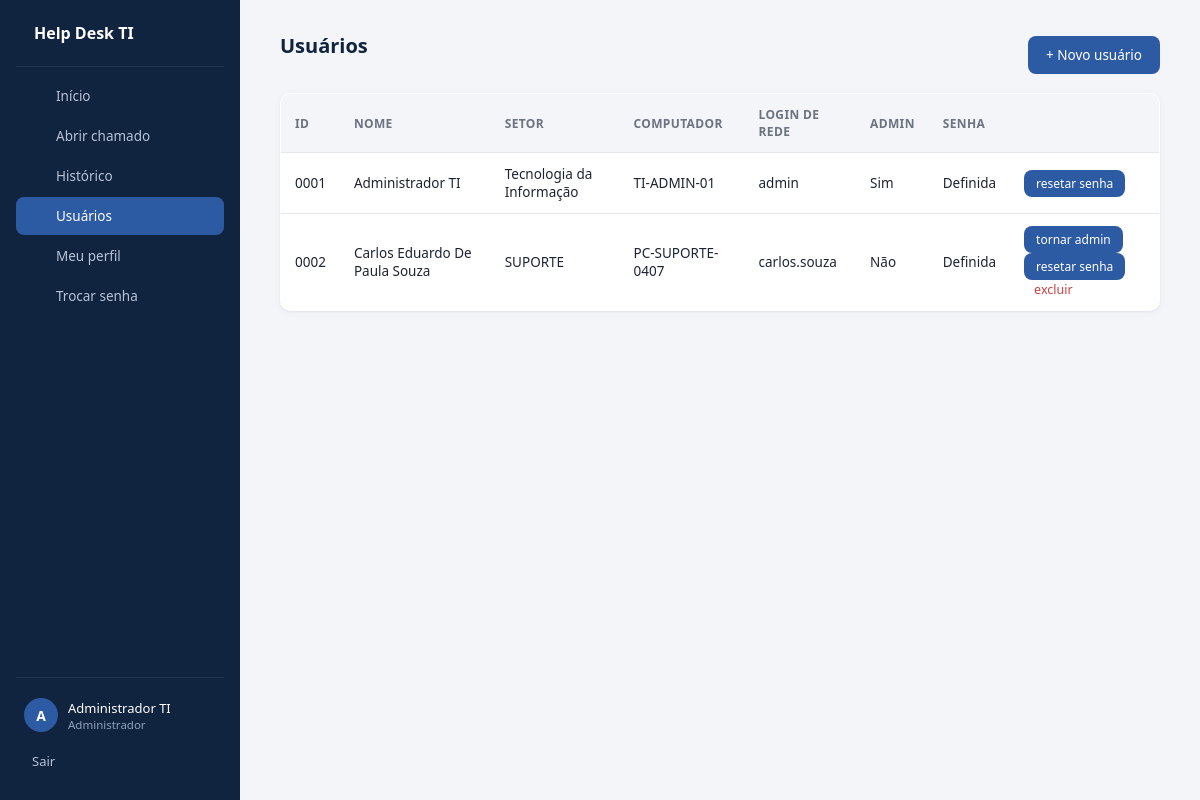
Screenshot of /admin/usuarios (signed in) with the database file from the repository.
### tables this page shows
CREATE TABLE usuarios (
            id INTEGER PRIMARY KEY AUTOINCREMENT,
            nome TEXT NOT NULL,
            id_funcional TEXT NOT NULL UNIQUE,
            computador TEXT,
            setor TEXT NOT NULL,
            senha_hash TEXT NOT NULL,
            senha_provisoria INTEGER NOT NULL DEFAULT 1,
            telefone TEXT,
            login_rede TEXT NOT NULL UNIQUE,
            is_admin INTEGER NOT NULL DEFAULT 0
        );

### app.py (the view)
@app.route("/admin/usuarios")
@login_requerido
@admin_requerido
def listar_usuarios():
    conn = get_conn()
    usuarios = conn.execute("SELECT * FROM usuarios ORDER BY nome").fetchall()
    conn.close()
    return render_template("usuarios.html", usuarios=usuarios)

### app.py (called while the page is built)
def get_conn():
    conn = sqlite3.connect(DB_PATH)
    conn.row_factory = sqlite3.Row
    return conn

def login_requerido(f):
    @wraps(f)
    def wrapper(*args, **kwargs):
        if "usuario_id" not in session:
            flash("Faça login para continuar.")
            return redirect(url_for("login"))
        return f(*args, **kwargs)
    return wrapper

def admin_requerido(f):
    @wraps(f)
    def wrapper(*args, **kwargs):
        if not session.get("is_admin"):
            flash("Acesso restrito ao administrador.")
            return redirect(url_for("dashboard"))
        return f(*args, **kwargs)
    return wrapper

### templates/usuarios.html
{% extends "base.html" %}
{% block content %}
    <div class="topo-lista">
        <h2>Usuários</h2>
        <a class="botao" href="{{ url_for('novo_usuario') }}">+ Novo usuário</a>
    </div>
    <table>
        <tr>
            <th>ID</th>
            <th>Nome</th>
            <th>Setor</th>
            <th>Computador</th>
            <th>Login de rede</th>
            <th>Admin</th>
            <th>Senha</th>
            <th></th>
        </tr>
        {% for u in usuarios %}
        <tr>
            <td>{{ u['id_funcional'] }}</td>
            <td>{{ u['nome'] }}</td>
            <td>{{ u['setor'] }}</td>
            <td>{{ u['computador'] }}</td>
            <td>{{ u['login_rede'] }}</td>
            <td>{{ 'Sim' if u['is_admin'] else 'Não' }}</td>
            <td>{{ 'Provisória' if u['senha_provisoria'] else 'Definida' }}</td>
            <td>
                {% if u['login_rede'] != 'admin' and u['id'] != session.get('usuario_id') %}
                <a class="botao-pequeno" href="{{ url_for('alternar_admin', id=u['id']) }}" onclick="return confirm('{{ 'Remover' if u['is_admin'] else 'Conceder' }} permissão de administrador para este usuário?')">{{ 'remover admin' if u['is_admin'] else 'tornar admin' }}</a>
                {% endif %}
                <a class="botao-pequeno" href="{{ url_for('resetar_senha', id=u['id']) }}" onclick="return confirm('Resetar a senha deste usuário para o padrão (1234)?')">resetar senha</a>
                {% if u['login_rede'] != 'admin' and u['id'] != session.get('usuario_id') %}
                <a class="excluir" href="{{ url_for('excluir_usuario', id=u['id']) }}" onclick="return confirm('Excluir este usuário?')">excluir</a>
                {% endif %}
            </td>
        </tr>
        {% endfor %}
    </table>
{% endblock %}

### templates/base.html (shortened to what this page needs)
<!DOCTYPE html>
<html lang="pt-br">
<head>
    <link rel="stylesheet" href="{{ url_for('static', filename='style.css') }}">
    <link rel="stylesheet" href="https://cdnjs.cloudflare.com/ajax/libs/tabler-icons/2.44.0/iconfont/tabler-icons.min.css">
</head>
<body>
    {% if session.get('usuario_id') %}
    <div class="layout">
        <aside class="sidebar">
            <div class="marca">
                <span>Help Desk TI</span>
            </div>
            <nav>
                <a href="{{ url_for('dashboard') }}" class="{{ 'ativo' if request.endpoint == 'dashboard' }}">Início</a>
                <a href="{{ url_for('novo_chamado') }}" class="{{ 'ativo' if request.endpoint == 'novo_chamado' }}">Abrir chamado</a>
                <a href="{{ url_for('historico') }}" class="{{ 'ativo' if request.endpoint == 'historico' }}">Histórico</a>
                {% if session.get('is_admin') %}
                <a href="{{ url_for('listar_usuarios') }}" class="{{ 'ativo' if request.endpoint in ['listar_usuarios','novo_usuario'] }}">Usuários</a>
                {% endif %}
                <a href="{{ url_for('perfil') }}" class="{{ 'ativo' if request.endpoint == 'perfil' }}">Meu perfil</a>
                <a href="{{ url_for('trocar_senha') }}" class="{{ 'ativo' if request.endpoint == 'trocar_senha' }}">Trocar senha</a>
            </nav>
            <div class="sidebar-rodape">
                <div class="usuario-card">
                    <div class="avatar">{{ session.get('nome', '?')[0]|upper }}</div>
                    <div>
                        <div class="usuario-nome">{{ session.get('nome') }}</div>
                        <div class="usuario-papel">{{ 'Administrador' if session.get('is_admin') else 'Usuário' }}</div>
                    </div>
                </div>
                <a href="{{ url_for('logout') }}" class="sair">Sair</a>
            </div>
        </aside>
        <main>
            {% block content %}{% endblock %}
        </main>
    </div>
    {% else %}
        {% block content_bare %}{% endblock %}
    {% endif %}
</body>
</html>

### static/style.css (style rules this page uses)
* { box-sizing: border-box; margin: 0; padding: 0; }
:root { --azul-900: #10233f; --azul-800: #16305a; --azul-600: #2d5ba3; --azul-100: #e8f0fc; --fundo: #f3f5f9; --texto: #1c2433; --texto-suave: #6b7280; --borda: #e3e6ec; --branco: #ffffff; --verde: #1a9e6b; --verde-bg: #e5f7ef; --laranja: #d97a1f; --laranja-bg: #fdf0e2; --cinza-bg: #eef0f3; --cinza-texto: #5b6270; --vermelho: #c94141; --raio: 10px; --sombra: 0 1px 2px rgba(16, 35, 63, 0.06), 0 1px 8px rgba(16, 35, 63, 0.04); }
body { font-family: 'Segoe UI', Arial, Helvetica, sans-serif; background: var(--fundo); color: var(--texto); font-size: 14px; }
.layout { display: flex; min-height: 100vh; }
.sidebar { width: 240px; background: var(--azul-900); color: #cfd9ea; display: flex; flex-direction: column; padding: 22px 16px; flex-shrink: 0; }
.marca { display: flex; align-items: center; gap: 10px; color: white; font-size: 16px; font-weight: 600; padding: 0 8px 22px; margin-bottom: 10px; border-bottom: 1px solid rgba(255,255,255,0.08); }
.sidebar nav { display: flex; flex-direction: column; gap: 2px; flex: 1; }
.sidebar nav a { display: flex; align-items: center; gap: 10px; color: #b7c3d9; text-decoration: none; padding: 10px 12px; border-radius: 8px; font-size: 13.5px; transition: background 0.15s, color 0.15s; }
.sidebar nav a.ativo { background: var(--azul-600); color: white; font-weight: 500; }
.sidebar-rodape { border-top: 1px solid rgba(255,255,255,0.08); padding-top: 16px; margin-top: 16px; }
.usuario-card { display: flex; align-items: center; gap: 10px; padding: 4px 8px 12px; }
.avatar { width: 34px; height: 34px; background: var(--azul-600); color: white; border-radius: 50%; display: flex; align-items: center; justify-content: center; font-weight: 600; font-size: 14px; flex-shrink: 0; }
.usuario-nome { color: white; font-size: 13px; font-weight: 500; }
.usuario-papel { color: #8fa0bc; font-size: 11.5px; }
.sair { display: flex; align-items: center; gap: 8px; color: #b7c3d9; text-decoration: none; padding: 8px; font-size: 13px; border-radius: 8px; }
main { flex: 1; padding: 32px 40px; max-width: 1100px; }
h2 { font-size: 20px; font-weight: 600; margin-bottom: 18px; color: var(--azul-900); }
.botao, button, .botao-pequeno { background: var(--azul-600); color: white; border: none; padding: 10px 18px; border-radius: 8px; text-decoration: none; cursor: pointer; font-size: 13.5px; font-weight: 500; display: inline-flex; align-items: center; gap: 6px; transition: background 0.15s; }
.botao-pequeno { padding: 5px 12px; font-size: 12px; }
.topo-lista { display: flex; justify-content: space-between; align-items: center; margin-bottom: 16px; }
table { width: 100%; border-collapse: collapse; background: var(--branco); border-radius: var(--raio); overflow: hidden; box-shadow: var(--sombra); border: 1px solid var(--borda); }
th, td { text-align: left; padding: 12px 14px; border-bottom: 1px solid var(--borda); font-size: 13.5px; }
th { background: var(--fundo); color: var(--texto-suave); font-weight: 600; font-size: 12px; text-transform: uppercase; letter-spacing: 0.03em; }
tr:last-child td { border-bottom: none; }
.excluir { color: var(--vermelho); font-size: 12.5px; text-decoration: none; margin-left: 10px; }

### rows the page displays
usuarios: get "Administrador TI", id_funcional "0001", nome "Administrador TI", setor "Tecnologia da Informação", computador "TI-ADMIN-01", login_rede "admin", is_admin "Sim", senha_provisoria "Definida"
usuarios: id_funcional "0002", nome "Carlos Eduardo De Paula Souza", setor "SUPORTE", computador "PC-SUPORTE-0407", login_rede "carlos.souza", is_admin "Não", senha_provisoria "Definida", is_admin "tornar admin"

### other values shown
{{ session.get('nome', '?')[0]|upper }} "A"
{{ 'Administrador' if session.get('is_admin') else 'Usuário' }} "Administrador"
